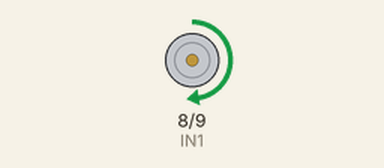
The sketch below on a simulated Arduino Uno, built with avr-gcc and run on an emulated ATmega328P. On the bench: motor-driver pin pairs drawn as motors (green arrow = first pin HIGH = forward, orange = second pin HIGH = backward, longer = more drive, scaled by the enable pin).

Above: at 1.0 s.
At 2.5 s:
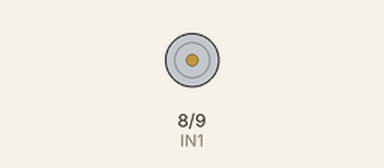
At 4.0 s:
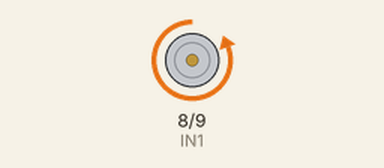
Timing chart, 0 to 7.8 s (numbered marks = the images above):
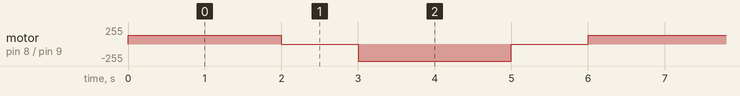

The sketch:

DC_motor.ino
```cpp
#define EN  6
#define IN1 8
#define IN2 9

void setup() {
  pinMode(IN1, OUTPUT);
  pinMode(IN2, OUTPUT);
  pinMode(EN, OUTPUT);
}

void loop() {
  analogWrite(EN,128);
  // Move motor forward
  digitalWrite(IN1, HIGH);
  digitalWrite(IN2, LOW);
  delay(2000); // Run for 2 seconds

  // Stop motor
  digitalWrite(IN1, LOW);
  digitalWrite(IN2, LOW);
  delay(1000); // Stop for 1 second
  analogWrite(EN,255);
  // Move motor backward
  digitalWrite(IN1, LOW);
  digitalWrite(IN2, HIGH);
  delay(2000); // Run for 2 seconds

  // Stop motor
  digitalWrite(IN1, LOW);
  digitalWrite(IN2, LOW);
  delay(1000); // Stop for 1 second
}
```

Measured:
- by itself, motor on pin 8 (IN1) / pin 9 (IN2): repeats every 6.0 s: stopped 1.0 s, backward 255/255 2.0 s, stopped 1.0 s, forward 128/255 2.0 s
